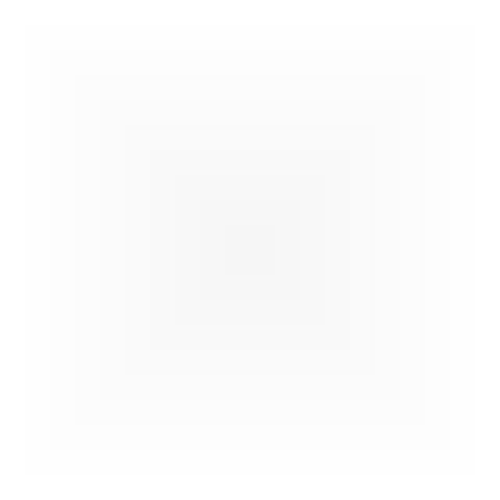
Frame 1 (no input)
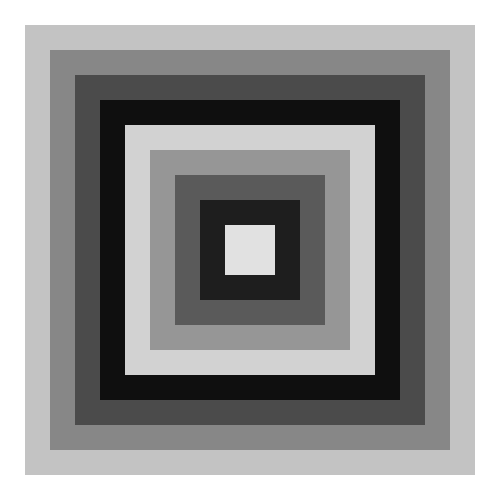
Frame 60 (the mouse pressed at the canvas centre just before this capture)
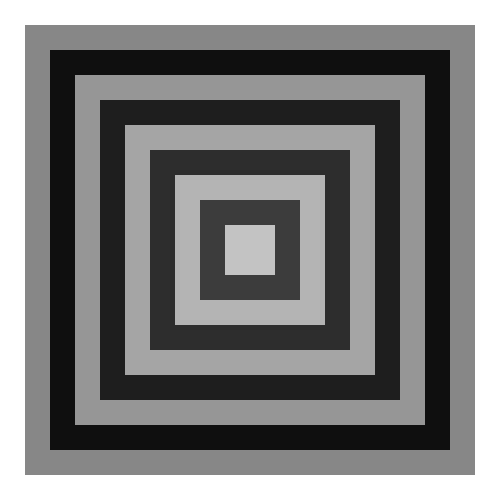
Frame 120 (the mouse held since frame 60 and released just before this capture)

The Processing sketch that drew these frames (run headless with seeded random() and noise(); from frame 60 on, the mouse is pressed at the canvas centre):

// Processing sketch: D3
// ── D3.pde
void setup(){
  size(500,500);
}

void draw(){  
  background(0,0,0);
  for (int i = 0; i < 10; i++){
    noStroke();
    fill(255 - i*frameCount%255);
    rectMode(CENTER);
    int size = width - (i * 50);
    rect(width/2, height/2, size, size);   
  }
}
